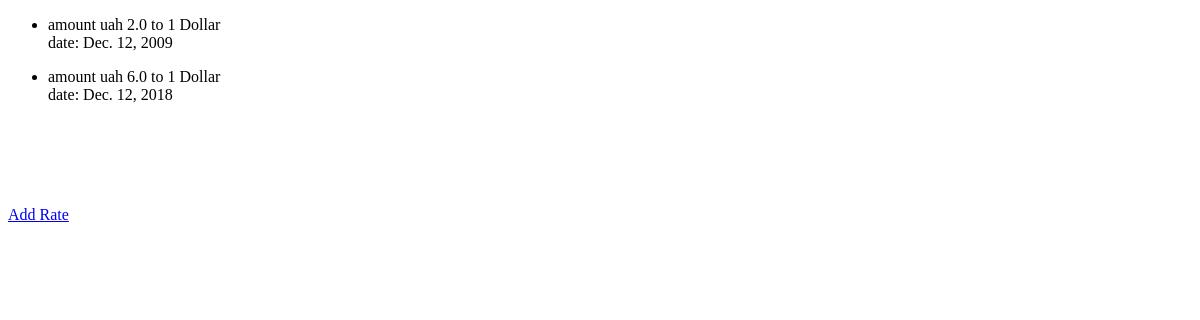
Before: / with the older database file.
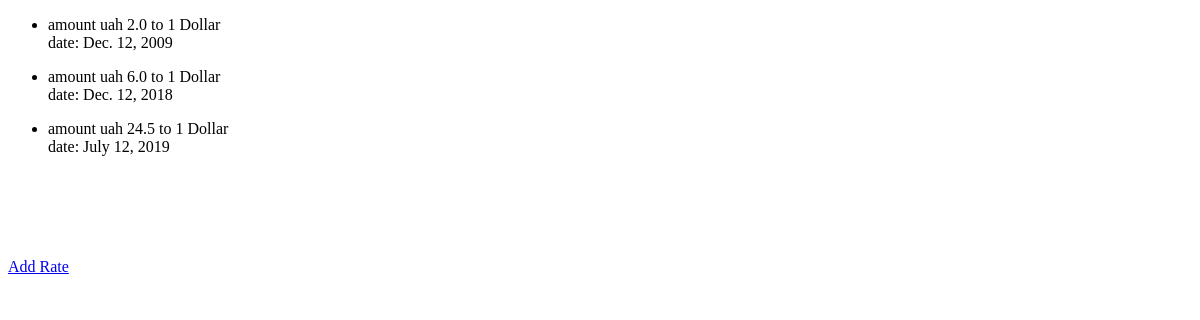
After: the same page with the newer database file.
### rater_course/models.py (models this page shows)
class RateCourse(models.Model):
    usd = models.FloatField(
        default=1.0,
        verbose_name='Dollar'
    )
    uah = models.FloatField(
        max_length=1000,
        blank=False,
        verbose_name='UAH'
    )
    timestamp = models.DateField(
        blank=False,
        auto_now=False
    )

### rater_course/views.py (the view)
# urls.py: path('', RateCourseView.as_view(), name='index'),
class RateCourseView(ListView):
    model = RateCourse
    context_object_name = 'rates'
    template_name = 'index.html'

### templates/index.html (shortened to what this page needs)
<!DOCTYPE html>
<html lang="en">
<head>
</head>
<body>
    {% for rate in rates %}
    <ul>
        <li>amount uah {{ rate.uah }} to 1 Dollar</li>
        date: {{ rate.timestamp }}
    </ul>
    {% endfor %}
    <a href="{% url 'create' %}">Add Rate</a>
<canvas id="myChart" width="100" height="100"></canvas>
</body>
</html>

Changed rows visible on the page:
added RateCourse: uah "24.5", timestamp "July 12, 2019"
